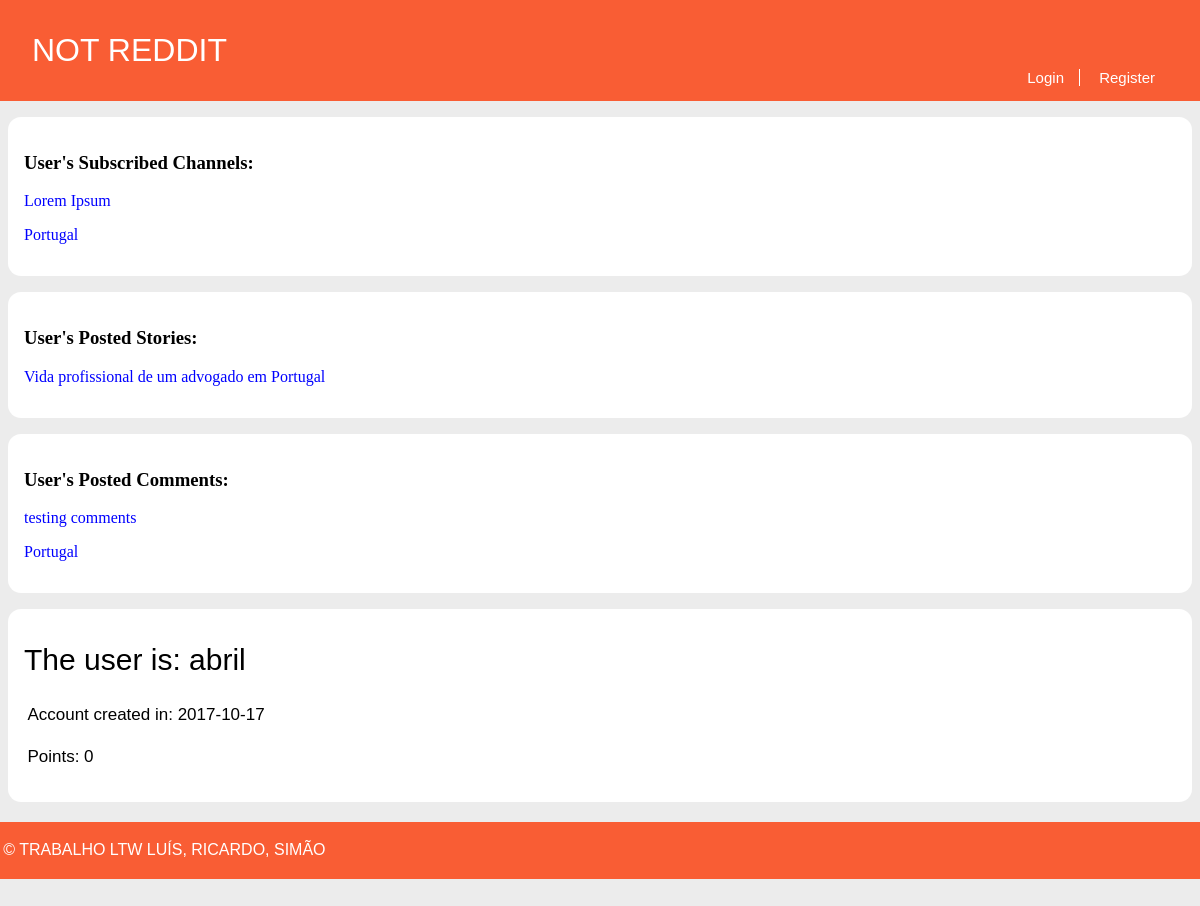
Page /pages/profile.php?name=abril on the earlier database version.
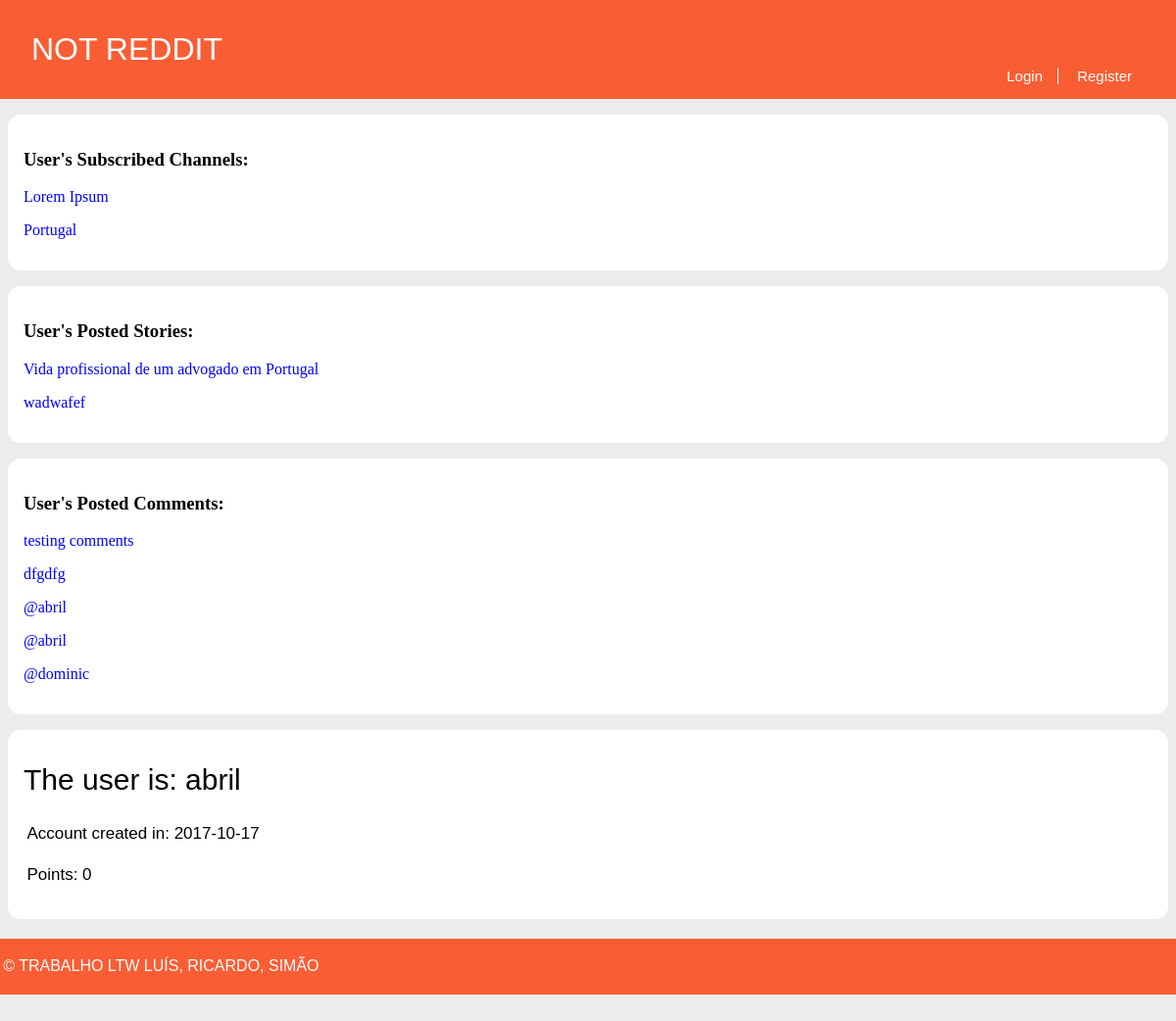
Same page on the later database version.
### tables this page shows
CREATE TABLE UserSubscriptions (
  username VARCHAR REFERENCES utilizer,
  channel VARCHAR REFERENCES channel,
  PRIMARY KEY (username, channel)
);

CREATE TABLE Story (
  id INTEGER PRIMARY KEY,
  title VARCHAR,
  published INTEGER, -- date when the story was published in epoch format
  channel VARCHAR REFERENCES channel, -- comma separated tags
  author VARCHAR REFERENCES utilizer, -- who wrote the article
  points INTEGER DEFAULT 0,
  fulltext VARCHAR
);

CREATE TABLE Comment (
  id INTEGER PRIMARY KEY,
  story_id INTEGER REFERENCES story,
  parent_comment INTEGER REFERENCES comment,
  username VARCHAR REFERENCES utilizer,
  date INTEGER NOT NULL, -- date when comment was published in epoch format
  points INTEGER DEFAULT 0,
  text VARCHAR NOT NULL
);

### database/db_channel.php (called while the page is built, shortened)
<?php
	function getSubscribedChannels($username) {
		$db = Database::instance()->db();
		$subscribedChannelsQuery = $db->prepare('SELECT channel FROM UserSubscriptions WHERE username = ?');
		$subscribedChannelsQuery->execute(array($username));
		$subscribedChannelsNames = $subscribedChannelsQuery->fetchAll();
		return $subscribedChannelsNames;
	}
?>

### database/db_user.php (called while the page is built, shortened)
<?php
    function getAllStoriesPosted($username) {
        $db = Database::instance()->db();
        $stmt = $db->prepare('SELECT id, title FROM Story WHERE author = ?');
        $stmt->execute(array($username));
        return $stmt->fetchAll();
    }
    function getAllCommentsPosted($username) {
        $db = Database::instance()->db();
        $stmt = $db->prepare('SELECT story_id, date, points, text FROM Comment WHERE username = ?');
        $stmt->execute(array($username));
        return $stmt->fetchAll();
    }
?>

### templates/tpl_profile.php (the view, shortened to what this page needs)
<?php
	include_once('../templates/tpl_common.php');
?>
<?php function draw_posted_stories($username) { ?>
	<link rel="stylesheet" href="../css/profile.css">
	<section id="subscriptions">
		<h3> User's Posted Stories: </h3>
		<?php
		$postedStoriesId = getAllStoriesPosted($username);
		if(empty($postedStoriesId)) { ?>
		<p> User has not posted any story..</p>
		<?php } else {
		foreach($postedStoriesId as $story) { ?>
			<p><a onclick="window.location.href='../pages/story.php?id=<?=$story['id']?>'"><?=$story['title']?></a></p>
		<?php }
		} ?>
	</section>
<?php } ?>
<?php function draw_posted_comments($username) { ?>
	<section id="subscriptions">
		<h3> User's Posted Comments: </h3>
		<?php
		$postedComments = getAllCommentsPosted($username);
		if(empty($postedComments)) { ?>
		<p> User has not posted any comment..</p>
		<?php } else {
		foreach($postedComments as $comment) { ?>
			<p><a onclick="window.location.href='../pages/story.php?id=<?=$comment['story_id']?>'"> <?=$comment['text']?> </a></p>
		<?php }
		} ?>
	</section>
<?php } ?>

### templates/tpl_sub.php (shortened to what this page needs)
<?php
  include_once('../database/db_channel.php');
?>
<?php function draw_subscribersAside($username) { ?>
  <link rel="stylesheet" href="../css/story.css">
  <section id="subscriptions">
      <h3> User's Subscribed Channels: </h3>
      <?php
      $subscribedChannelsNames = getSubscribedChannels($username);
      if(empty($subscribedChannelsNames)) { ?>
        <p> User has not subscribed to any channel..</p>
      <?php } else {
        foreach( $subscribedChannelsNames as $channelName) { ?>
          <p><a onclick="window.location.href='../pages/channel.php?name=<?=$channelName['channel']?>'"><?=$channelName['channel']?></a></p>
        <?php }
      } ?>
  </section>
<?php } ?>

Differences in the rows shown:
added story: title "wadwafef"
changed comment: text "Portugal" → "dfgdfg"
added comment: text "@abril"
added comment: text "@abril"
added comment: text "@dominic"
